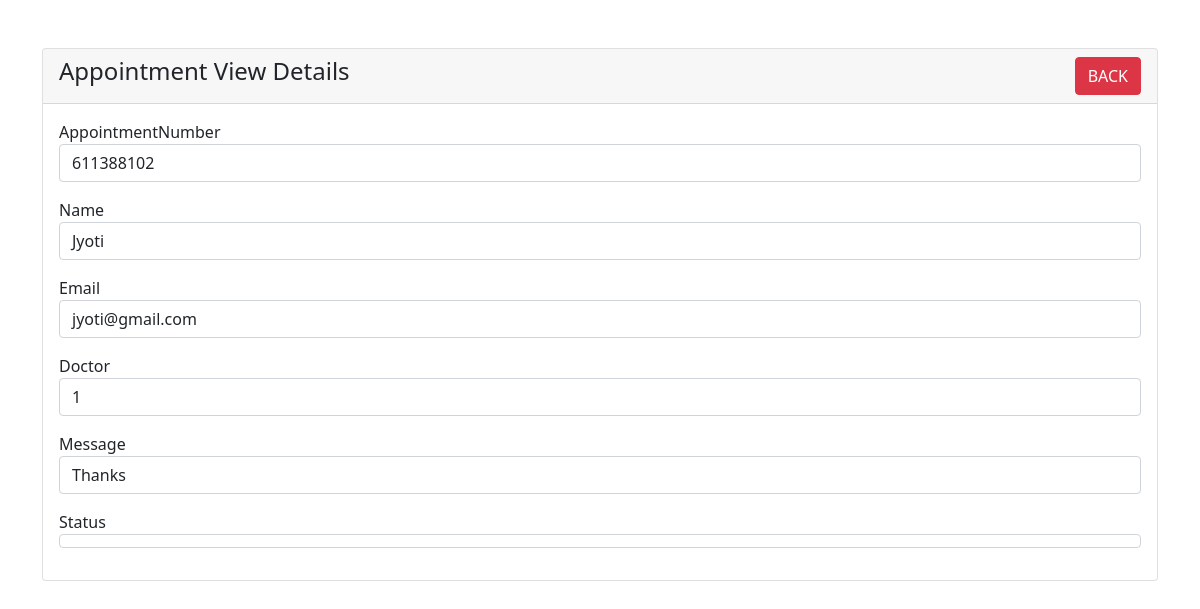
The page /Admin_Booking/student-view.php?ID=4 on the database as committed earlier.
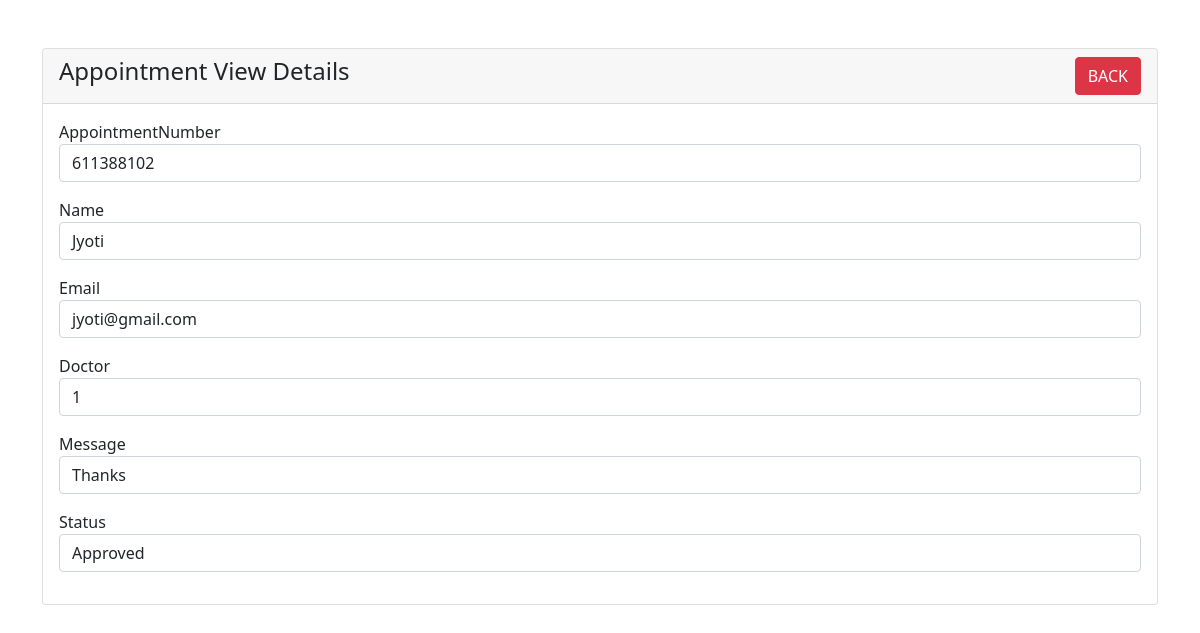
The same page on the database as committed later.
### tables this page shows
CREATE TABLE `tblappointment` (
  `ID` int(10) NOT NULL,
  `AppointmentNumber` int(10) DEFAULT NULL,
  `Name` varchar(250) DEFAULT NULL,
  `MobileNumber` bigint(20) DEFAULT NULL,
  `Email` varchar(250) DEFAULT NULL,
  `AppointmentDate` date DEFAULT NULL,
  `AppointmentTime` time DEFAULT NULL,
  `Specialization` varchar(250) DEFAULT NULL,
  `Doctor` int(10) DEFAULT NULL,
  `Message` mediumtext DEFAULT NULL,
  `ApplyDate` timestamp NULL DEFAULT current_timestamp(),
  `Remark` varchar(250) DEFAULT NULL,
  `Status` varchar(250) DEFAULT NULL,
  `UpdationDate` timestamp NULL DEFAULT NULL ON UPDATE current_timestamp()
);

### Admin_Booking/student-view.php (the view, shortened to what this page needs)
<?php
require 'dbcon.php';
?>
<!doctype html>
<html lang="en">
  <head>
    <link href="https://cdn.jsdelivr.net/npm/bootstrap@5.1.3/dist/css/bootstrap.min.css" rel="stylesheet">
</head>
<body>
    <div class="container mt-5">
        <div class="row">
            <div class="col-md-12">
                <div class="card">
                    <div class="card-header">
                        <h4>Appointment View Details
                            <a href="index.php" class="btn btn-danger float-end">BACK</a>
                        </h4>
                    </div>
                    <div class="card-body">
                        <?php
                        if(isset($_GET['ID']))
                        {
                            $student_id = mysqli_real_escape_string($con, $_GET['ID']);
                            $query = "SELECT * FROM tblappointment WHERE ID='$student_id' ";
                            $query_run = mysqli_query($con, $query);
                            if(mysqli_num_rows($query_run) > 0)
                            {
                                $student = mysqli_fetch_array($query_run);
                                ?>
                                    <div class="mb-3">
                                        <label>AppointmentNumber</label>
                                        <p class="form-control">
                                            <?=$student['AppointmentNumber'];?>
                                        </p>
                                    </div>
                                    <div class="mb-3">
                                        <label>Name</label>
                                        <p class="form-control">
                                            <?=$student['Name'];?>
                                        </p>
                                    </div>
                                    <div class="mb-3">
                                        <label>Email</label>
                                        <p class="form-control">
                                            <?=$student['Email'];?>
                                        </p>
                                    </div>
                                    <div class="mb-3">
                                        <label>Doctor</label>
                                        <p class="form-control">
                                            <?=$student['Doctor'];?>
                                        </p>
                                    </div>
                                    <div class="mb-3">
                                        <label>Message</label>
                                        <p class="form-control">
                                            <?=$student['Message'];?>
                                        </p>
                                    </div>
                                    <div class="mb-3">
                                        <label>Status</label>
                                        <p class="form-control">
                                            <?=$student['Status'];?>
                                        </p>
                                    </div>
                                <?php
                            }
                            else
                            {
                                echo "<h4>No Such Id Found</h4>";
                            }
                        }
                        ?>
                    </div>
                </div>
            </div>
        </div>
    </div>
</body>
</html>

Rows that differ between the two databases and show on the page:
changed tblappointment "Jyoti": Status (not shown) → "Approved"
